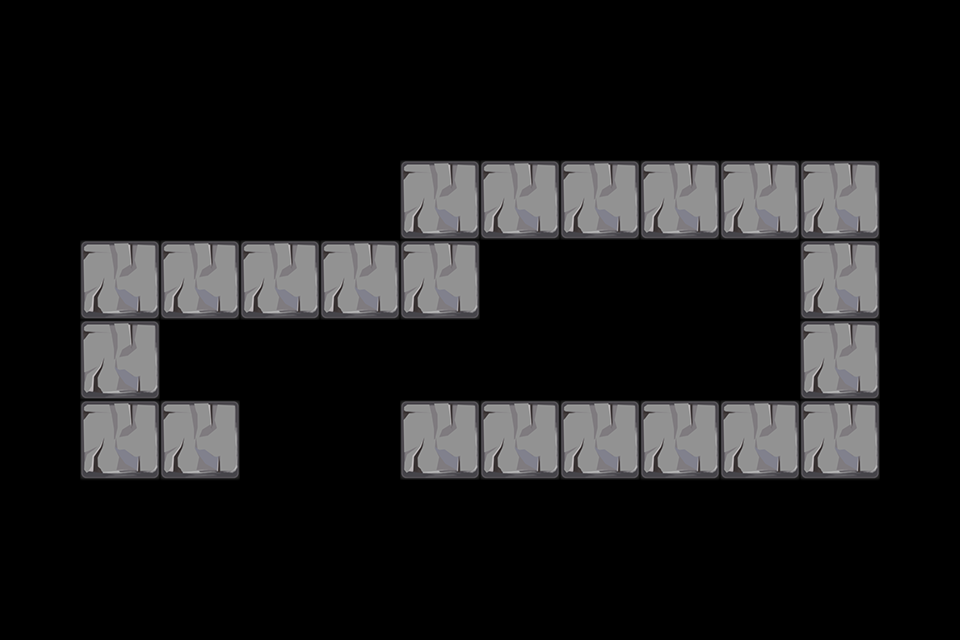

Tiled map render using the project's own tile images. Description and the map definition, with tile-layer contents summarised, below:
An orthogonal 12x8 tile map with 80x80 px tiles, 1 tile layer (path) and 31 objects (11x path, 8x Tower, 4x 6, 4x 7, 4x 8).

<map version="1.0" orientation="orthogonal" width="12" height="8" tilewidth="80" tileheight="80">
 <properties>
  <property name="style" value="1" />
 </properties>
 <tileset firstgid="1" name="tiled3" tilewidth="80" tileheight="80">
  <image source="tiled3.png" width="240" height="240" />
 </tileset>
 <layer name="path" width="12" height="8">
  <data>[96 cells, 27 non-empty, 7 distinct tile ids]</data>
 </layer>
 <objectgroup name="path" width="12" height="8">
  <object name="path" x="160" y="400" />
  <object name="path" x="80" y="400" />
  <object name="path" x="80" y="240" />
  <object name="path" x="400" y="240" />
  <object name="path" x="400" y="160" />
  <object name="path" x="560" y="160" />
  <object name="path" x="640" y="160" />
  <object name="path" x="800" y="160" />
  <object name="path" x="800" y="400" />
  <object name="path" x="640" y="400" />
  <object name="path" x="400" y="400" />
  <object name="Reward" type="6" x="80" y="80" width="80" height="80" />
  <object name="Reward" type="7" x="240" y="80" width="80" height="80" />
  <object name="Reward" type="8" x="880" y="160" width="80" height="80" />
  <object name="Reward" type="6" x="400" y="320" width="80" height="80" />
  <object name="Reward" type="7" x="560" y="320" width="80" height="80" />
  <object name="Reward" type="8" x="160" y="320" width="80" height="80" />
  <object name="Reward" type="6" x="240" y="320" width="80" height="80" />
  <object name="Reward" type="7" x="480" y="480" width="80" height="80" />
  <object name="Reward" type="8" x="640" y="240" width="80" height="80" />
  <object name="Reward" type="6" x="0" y="240" width="80" height="80" />
  <object name="Reward" type="7" x="480" y="80" width="80" height="80" />
  <object name="Reward" type="8" x="800" y="80" width="80" height="80" />
  <object name="Tower" x="0" y="80" width="400" height="160" />
  <object name="Tower" x="0" y="240" width="80" height="160" />
  <object name="Tower" x="400" y="80" width="560" height="80" />
  <object name="Tower" x="880" y="160" width="80" height="240" />
  <object name="Tower" x="240" y="480" width="480" height="80" />
  <object name="Tower" x="480" y="240" width="320" height="160" />
  <object name="Tower" x="160" y="320" width="320" height="80" />
  <object name="Tower" x="240" y="400" width="160" height="80" />
 </objectgroup>
</map>
